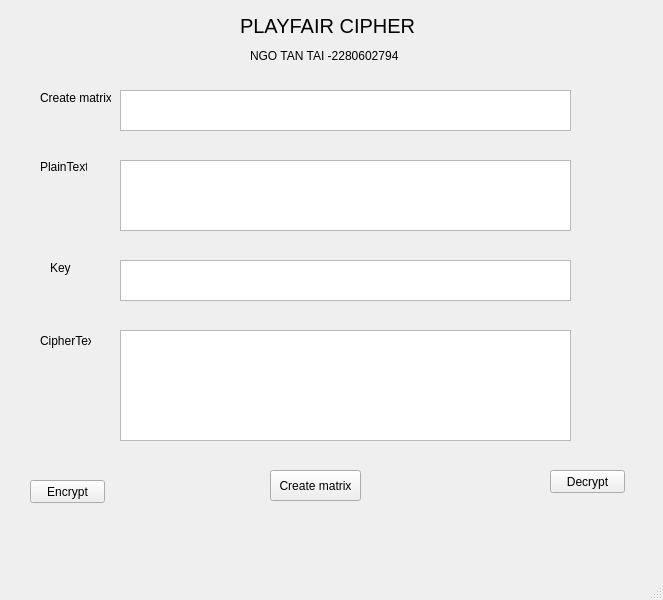
<?xml version="1.0" encoding="UTF-8"?>
<ui version="4.0">
 <class>MainWindow</class>
 <widget class="QMainWindow" name="MainWindow">
  <property name="geometry">
   <rect>
    <x>0</x>
    <y>0</y>
    <width>663</width>
    <height>600</height>
   </rect>
  </property>
  <property name="windowTitle">
   <string>MainWindow</string>
  </property>
  <widget class="QWidget" name="centralwidget">
   <widget class="QPushButton" name="btn_encrypt">
    <property name="geometry">
     <rect>
      <x>30</x>
      <y>480</y>
      <width>75</width>
      <height>23</height>
     </rect>
    </property>
    <property name="text">
     <string>Encrypt</string>
    </property>
   </widget>
   <widget class="QPushButton" name="btn_decrypt">
    <property name="geometry">
     <rect>
      <x>550</x>
      <y>470</y>
      <width>75</width>
      <height>23</height>
     </rect>
    </property>
    <property name="text">
     <string>Decrypt</string>
    </property>
   </widget>
   <widget class="QLabel" name="label_2">
    <property name="geometry">
     <rect>
      <x>40</x>
      <y>160</y>
      <width>47</width>
      <height>13</height>
     </rect>
    </property>
    <property name="text">
     <string>PlainText</string>
    </property>
   </widget>
   <widget class="QTextEdit" name="key">
    <property name="geometry">
     <rect>
      <x>120</x>
      <y>260</y>
      <width>451</width>
      <height>41</height>
     </rect>
    </property>
   </widget>
   <widget class="QLabel" name="VIGENERE">
    <property name="geometry">
     <rect>
      <x>240</x>
      <y>0</y>
      <width>181</width>
      <height>51</height>
     </rect>
    </property>
    <property name="font">
     <font>
      <pointsize>15</pointsize>
     </font>
    </property>
    <property name="text">
     <string>PLAYFAIR CIPHER</string>
    </property>
   </widget>
   <widget class="QLabel" name="label_4">
    <property name="geometry">
     <rect>
      <x>40</x>
      <y>330</y>
      <width>51</width>
      <height>21</height>
     </rect>
    </property>
    <property name="text">
     <string>CipherText</string>
    </property>
   </widget>
   <widget class="QLabel" name="label_3">
    <property name="geometry">
     <rect>
      <x>50</x>
      <y>260</y>
      <width>21</width>
      <height>16</height>
     </rect>
    </property>
    <property name="text">
     <string>Key</string>
    </property>
   </widget>
   <widget class="QTextEdit" name="CipherText">
    <property name="geometry">
     <rect>
      <x>120</x>
      <y>330</y>
      <width>451</width>
      <height>111</height>
     </rect>
    </property>
   </widget>
   <widget class="QTextEdit" name="PlainText">
    <property name="geometry">
     <rect>
      <x>120</x>
      <y>160</y>
      <width>451</width>
      <height>71</height>
     </rect>
    </property>
   </widget>
   <widget class="QLabel" name="label">
    <property name="geometry">
     <rect>
      <x>250</x>
      <y>20</y>
      <width>151</width>
      <height>71</height>
     </rect>
    </property>
    <property name="text">
     <string>NGO TAN TAI -2280602794</string>
    </property>
   </widget>
   <widget class="QTextEdit" name="matrix">
    <property name="geometry">
     <rect>
      <x>120</x>
      <y>90</y>
      <width>451</width>
      <height>41</height>
     </rect>
    </property>
   </widget>
   <widget class="QLabel" name="label_5">
    <property name="geometry">
     <rect>
      <x>40</x>
      <y>90</y>
      <width>71</width>
      <height>16</height>
     </rect>
    </property>
    <property name="text">
     <string>Create matrix</string>
    </property>
   </widget>
   <widget class="QPushButton" name="btn_creatematrix">
    <property name="geometry">
     <rect>
      <x>270</x>
      <y>470</y>
      <width>91</width>
      <height>31</height>
     </rect>
    </property>
    <property name="text">
     <string>Create matrix</string>
    </property>
   </widget>
  </widget>
  <widget class="QMenuBar" name="menubar">
   <property name="geometry">
    <rect>
     <x>0</x>
     <y>0</y>
     <width>663</width>
     <height>21</height>
    </rect>
   </property>
  </widget>
  <widget class="QStatusBar" name="statusbar"/>
 </widget>
 <resources/>
 <connections/>
</ui>
